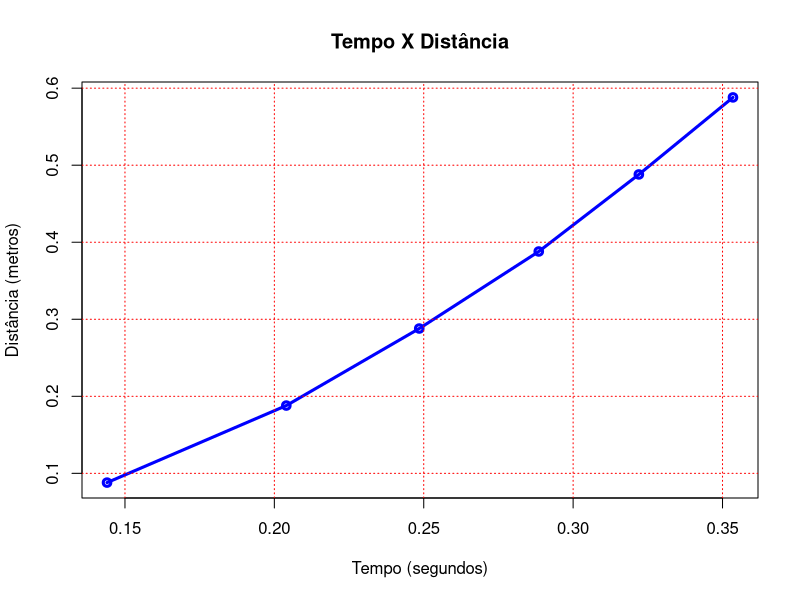
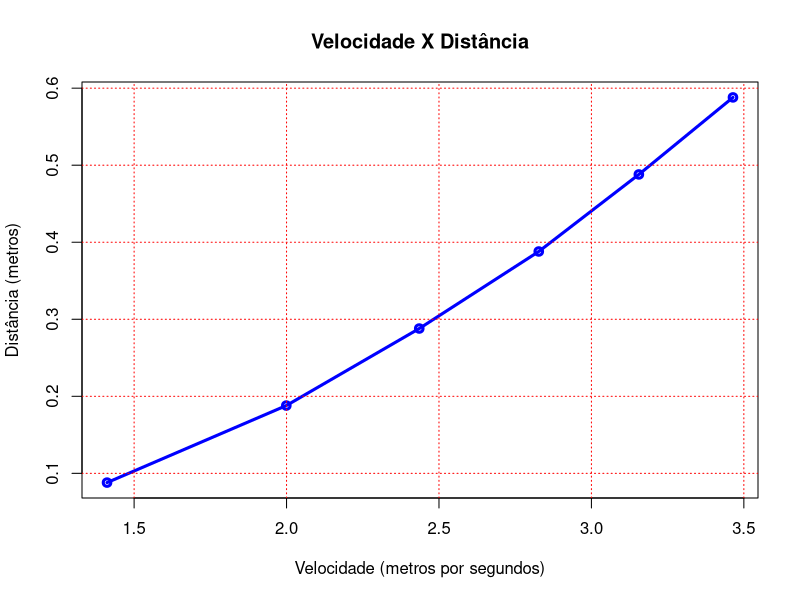
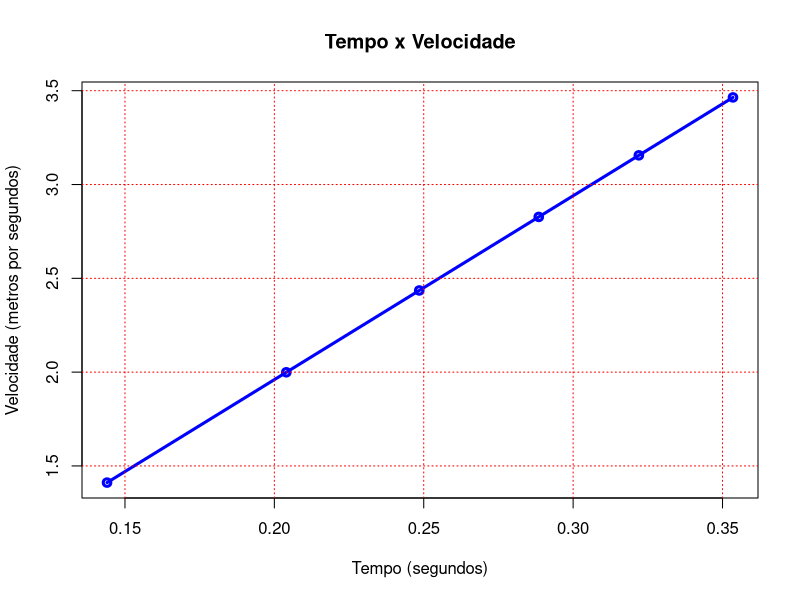
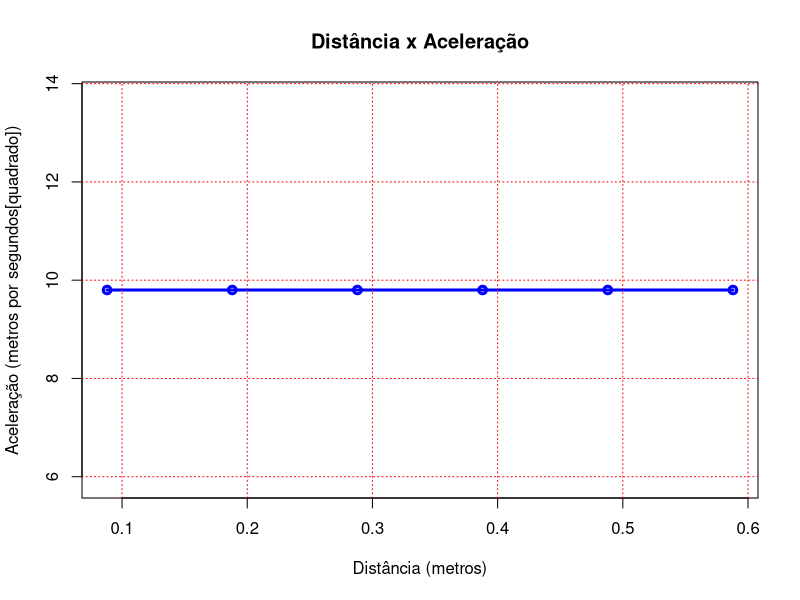
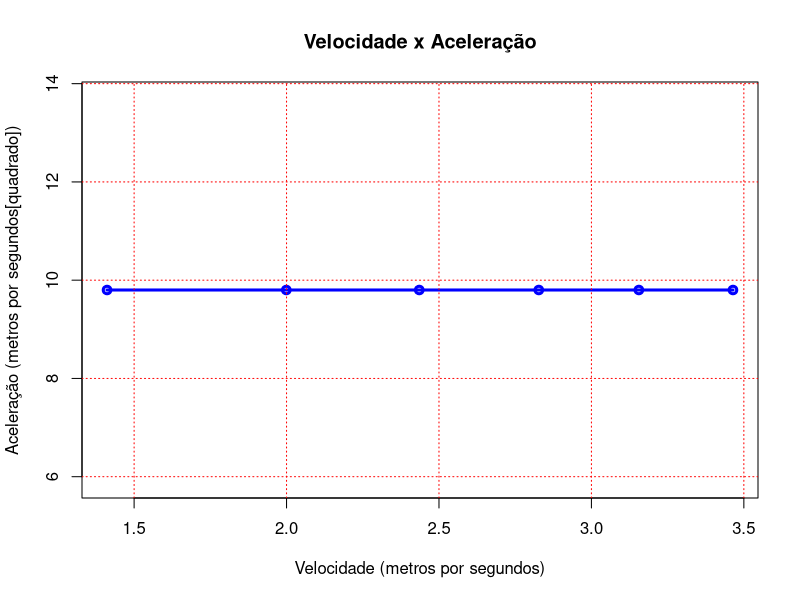
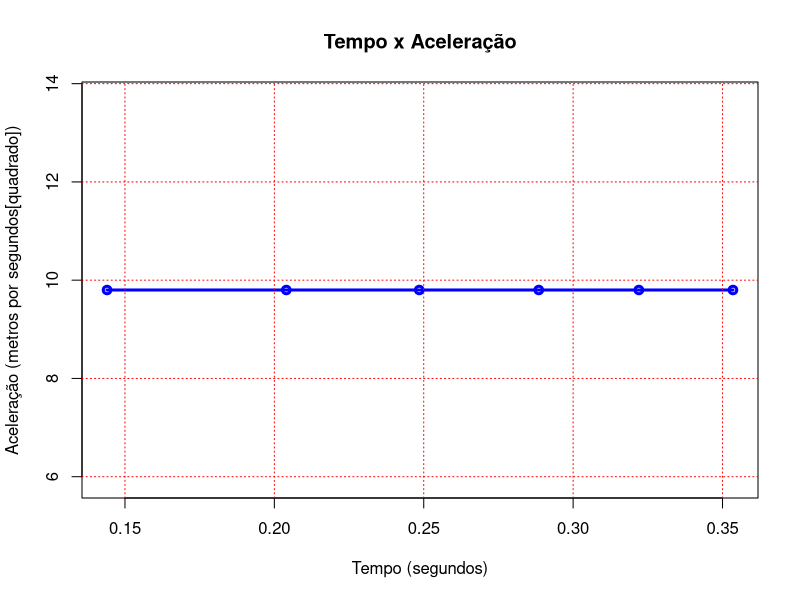

R code for these plots, in order:
## ---- chunk 1
knitr::opts_chunk$set(echo = TRUE)
## ---- chunk 2
cat("\\newpage")
## ---- chunk 3
# Aqui esta todas as funções e variaveis utilizadas no experimento

GRAVIDADE <- c(9.8,9.8,9.8,9.8,9.8,9.8)

#############################################################################################
# Calculando Velocidade Final em cada queda
calcularVelocidadeFinal <- function(velocidadeInicial, aceleracao, tempoFinal){
  velocidadeFinal <- velocidadeInicial + (aceleracao*tempoFinal)
  return(velocidadeFinal)
}

#############################################################################################
# Calculando Aceleração Media em cada queda
calcularAceleracaoMedia <- function(velocidadeFinal, velocidadeInicial, tempoFinal, tempoInicial){
  aceleracaoMedia <- (velocidadeFinal - velocidadeInicial)/(tempoFinal - tempoInicial)
  return(aceleracaoMedia)
}
cat("\\newpage")
## ---- chunk 4
cat("\\newpage")

#############################################################################################
# Carregando o arquivo com os dados dos Testes
dadosF2 <- read.csv("bola_em_queda_livre-F2.csv", header = FALSE, col.names=c("tempoInicial","tempoFinal","distanciaInicial","distanciaFinal"))

#############################################################################################
# Calculando o Tempo e Distância Media e adicionando-os como nova coluna
dadosF2["tempoMedio"] <- dadosF2$tempoFinal - dadosF2$tempoInicial
dadosF2["distanciaMedia"] <- dadosF2$distanciaFinal - dadosF2$distanciaInicial

#############################################################################################
# Tomando a Velocidade Inicial igual a zero em todos os testes
dadosF2["velocidadeInicial"] <- c(0,0,0,0,0,0)

#############################################################################################
# Chamando a função que calcula a Velocidade media a partir da Distância Media e do Tempo Medio
dadosF2["velocidadeFinal"] <- calcularVelocidadeFinal(dadosF2$velocidadeInicial, GRAVIDADE, dadosF2$tempoFinal)

#############################################################################################
# Chamando a função que calcula a Aceleração media a partir da Velocidade Media e do Tempo Medio
dadosF2["aceleracaoMedia"] <- calcularAceleracaoMedia(dadosF2$velocidadeFinal, dadosF2$velocidadeInicial, dadosF2$tempoFinal, dadosF2$tempoInicial)
## ---- chunk 5
print(dadosF2)
# Criando o Gráfico
# dadosF2$tempoMedio é o eixo X
# dadosF2$distanciaMedia é o eixo Y
# type "o" é o grafico contendo todos os pontos
# main é o título do grafico, irá aparecer no centro, na parte superior
# lwd é a espessura da linha do grafico
# xlab é o título do eixo X
# ylab é o título do eixo Y
plot(dadosF2$tempoMedio, dadosF2$distanciaMedia, type="o", col="blue", 
  main="Tempo X Distância",
  lwd=3,
  xlab="Tempo (segundos)",
  ylab="Distância (metros)")

# grid cria quadrantes no gráfico, essas linhas da divisoria, terão a cor vermelha
grid(col="red")
## ---- chunk 6
cat("\\newpage")
## ---- chunk 7
# Criando o Gráfico
# dadosF2$velocidadeFinal é o eixo X
# dadosF2$distanciaMedia é o eixo Y
# type "o" é o grafico contendo todos os pontos
# main é o título do grafico, irá aparecer no centro, na parte superior
# lwd é a espessura da linha do grafico
# xlab é o título do eixo X
# ylab é o título do eixo Y
plot(dadosF2$velocidadeFinal, dadosF2$distanciaMedia, type="o", col="blue", 
  main="Velocidade X Distância",
  lwd=3,
  xlab="Velocidade (metros por segundos)",
  ylab="Distância (metros)")

# grid cria quadrantes no gráfico, essas linhas da divisoria, terão a cor vermelha
grid(col="red")
## ---- chunk 8
# Criando o Gráfico
# dadosF2$tempoMedio é o eixo x
# dadosF2$velocidadeFinal é o eixo y
# type "o" é o grafico contendo todos os pontos
# main é o título do grafico, irá aparecer no centro, na parte superior
# lwd é a espessura da linha do grafico
# xlab é o título do eixo X
# ylab é o título do eixo Y
plot(dadosF2$tempoMedio, dadosF2$velocidadeFinal, type="o", col="blue", 
  main="Tempo x Velocidade",
  lwd=3,
  xlab="Tempo (segundos)",
  ylab="Velocidade (metros por segundos)")

# grid cria quadrantes no gráfico, essas linhas da divisoria, terão a cor vermelha
grid(col="red")
## ---- chunk 9
cat("\\newpage")
## ---- chunk 10
# Criando o Gráfico
# dadosF2$distanciaMedia é o eixo X
# dadosF2$aceleracaoMedia é o eixo Y
# type "o" é o grafico contendo todos os pontos
# main é o título do grafico, irá aparecer no centro, na parte superior
# lwd é a espessura da linha do grafico
# xlab é o título do eixo X
# ylab é o título do eixo Y
plot(dadosF2$distanciaMedia, dadosF2$aceleracaoMedia, type="o", col="blue", 
  main="Distância x Aceleração",
  lwd=3,
  xlab="Distância (metros)",
  ylab="Aceleração (metros por segundos[quadrado])")

# grid cria quadrantes no gráfico, essas linhas da divisoria, terão a cor vermelha
grid(col="red")
## ---- chunk 11
# Criando o Gráfico
# dadosF2$velocidadeFinal é o eixo X
# dadosF2$aceleracaoMedia é o eixo Y
# type "o" é o grafico contendo todos os pontos
# main é o título do grafico, irá aparecer no centro, na parte superior
# lwd é a espessura da linha do grafico
# xlab é o título do eixo X
# ylab é o título do eixo Y
plot(dadosF2$velocidadeFinal, dadosF2$aceleracaoMedia, type="o", col="blue", 
  main="Velocidade x Aceleração",
  lwd=3,
  xlab="Velocidade (metros por segundos)",
  ylab="Aceleração (metros por segundos[quadrado])")

# grid cria quadrantes no gráfico, essas linhas da divisoria, terão a cor vermelha
grid(col="red")
## ---- chunk 12
# Criando o Gráfico
# dadosF2$tempoMedio é o eixo X
# dadosF2$aceleracaoMedia é o eixo Y
# type "o" é o grafico contendo todos os pontos
# main é o título do grafico, irá aparecer no centro, na parte superior
# lwd é a espessura da linha do grafico
# xlab é o título do eixo X
# ylab é o título do eixo Y
plot(dadosF2$tempoMedio, dadosF2$aceleracaoMedia, type="o", col="blue", 
  main="Tempo x Aceleração",
  lwd=3,
  xlab="Tempo (segundos)",
  ylab="Aceleração (metros por segundos[quadrado])")

# grid cria quadrantes no gráfico, essas linhas da divisoria, terão a cor vermelha
grid(col="red")
